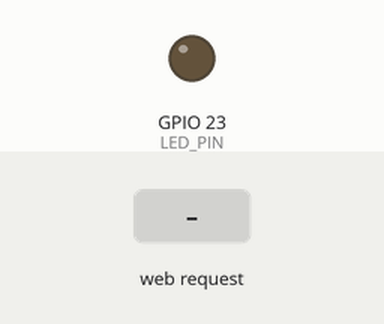
A sketch run on a simulated ESP32. Parts: output pins drawn as LEDs (lit = HIGH). Inputs (shaded band) come from the test bench. WiFi joins after 1.5 s; servers stay silent unless stated; what the sketch prints to the serial monitor is not drawn.

Above: at 2.7 s.
2.8 s: HTTP request GET /on received
At 3.1 s:
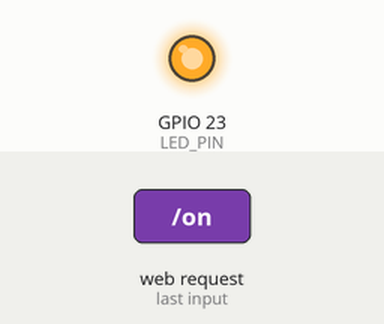
4.3 s: HTTP request GET /off received
At 5.4 s:
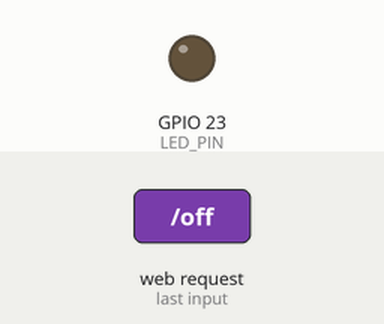
Timing chart, 0 to 7.3 s (numbered marks = the images above; inputs shaded):
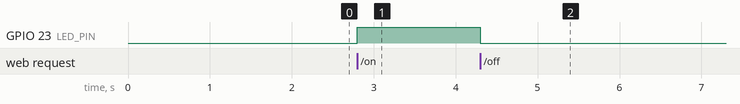

The sketch:

esp32_web_led.ino
```cpp
#include <WiFi.h>
#include <WebServer.h>

const char* ssid = "YOUR_WIFI_NAME";
const char* password = "YOUR_WIFI_PASSWORD";

const int LED_PIN = 23;
WebServer server(80);

void handleRoot() {
  String html = R"rawliteral(
<!DOCTYPE html>
<html>
<head>
  <meta name="viewport" content="width=device-width, initial-scale=1">
  <title>ESP32 LED Control</title>
</head>
<body>
  <h1>ESP32 LED Control</h1>
  <p>Control the LED:</p>
  <a href="/on"><button>ON</button></a>
  <a href="/off"><button>OFF</button></a>
</body>
</html>
)rawliteral";
  server.send(200, "text/html", html);
}

void handleLEDOn() {
  digitalWrite(LED_PIN, HIGH);
  server.sendHeader("Location", "/");
  server.send(303);
}

void handleLEDOff() {
  digitalWrite(LED_PIN, LOW);
  server.sendHeader("Location", "/");
  server.send(303);
}

void setup() {
  Serial.begin(115200);
  pinMode(LED_PIN, OUTPUT);
  digitalWrite(LED_PIN, LOW);

  WiFi.begin(ssid, password);
  Serial.print("Connecting to WiFi");

  while (WiFi.status() != WL_CONNECTED) {
    delay(500);
    Serial.print(".");
  }

  Serial.println();
  Serial.println("WiFi connected!");
  Serial.print("ESP32 IP address: ");
  Serial.println(WiFi.localIP());

  server.on("/", handleRoot);
  server.on("/on", handleLEDOn);
  server.on("/off", handleLEDOff);

  server.begin();
  Serial.println("Web server started!");
}

void loop() {
  server.handleClient();
}
```

Measured:
- after the input at 2.8 s, GPIO 23 (LED_PIN): LOW → HIGH at once
- after the input at 4.3 s, GPIO 23 (LED_PIN): HIGH → LOW at once
